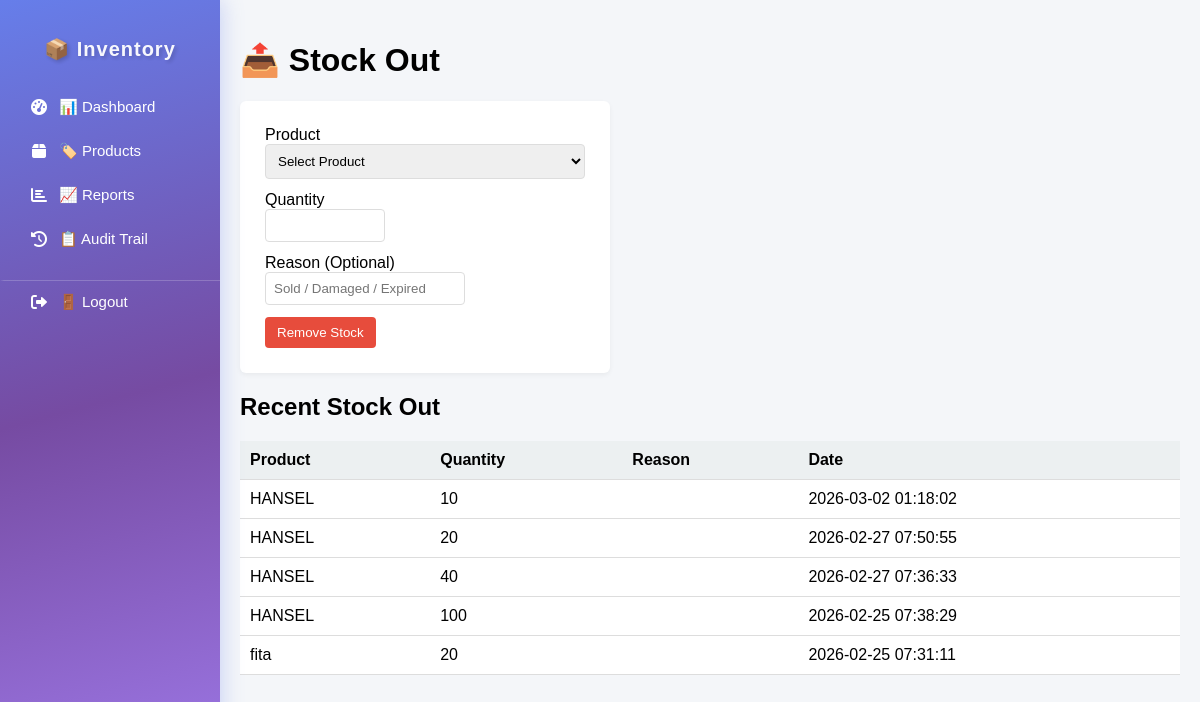
/stock_out.php, run on the app's committed database.
### tables this page shows
CREATE TABLE `stock_movements` (
  `id` int(11) NOT NULL,
  `product_id` int(11) NOT NULL,
  `staff_id` int(11) DEFAULT NULL,
  `supplier_id` int(11) DEFAULT NULL,
  `type` enum('IN','OUT') NOT NULL,
  `quantity` int(11) NOT NULL CHECK (`quantity` > 0),
  `note` varchar(255) DEFAULT NULL,
  `reason` varchar(255) DEFAULT NULL,
  `expiry_date` date DEFAULT NULL,
  `created_at` timestamp NOT NULL DEFAULT current_timestamp()
);

CREATE TABLE `products` (
  `id` int(11) NOT NULL,
  `name` varchar(255) NOT NULL,
  `category_id` int(11) NOT NULL,
  `unit` varchar(50) NOT NULL,
  `min_stock` int(11) DEFAULT 0,
  `created_at` timestamp NOT NULL DEFAULT current_timestamp(),
  `is_active` tinyint(1) DEFAULT 1,
  `expiry_date` date DEFAULT NULL,
  `has_expiry` tinyint(1) DEFAULT 1,
  `image_path` varchar(255) DEFAULT NULL
);

### public/stock_out.php (the view, shortened to what this page needs)
<?php
$db = Database::connect();
$stmt2 = $db->query("
    SELECT sm.*, p.name AS product_name
    FROM stock_movements sm
    JOIN products p ON sm.product_id = p.id
    WHERE sm.type = 'OUT'
    ORDER BY sm.created_at DESC
    LIMIT 5
");
$recent = $stmt2->fetchAll(PDO::FETCH_ASSOC);
?>
<!DOCTYPE html>
<html>
<head>
<link rel="stylesheet" href="assets/css/style.css">
</head>
<body>
<div class="container">
<?php include 'includes/sidebar.php'; ?>
<div class="main">
<h1>📤 Stock Out</h1>
<div class="card">
<form action="../api/remove_stock.php" method="POST">
<label>Product</label>
<select name="product_id" required>
<option value="">Select Product</option>
</select>
<label>Quantity</label>
<input
    type="number"
    name="quantity"
    class="quantity-input"
    required
    min="1"
    max="999"
    inputmode="numeric"
    pattern="[0-9]*"
>
<label>Reason (Optional)</label>
<input
    type="text"
    name="reason"
    class="reason-input"
    placeholder="Sold / Damaged / Expired"
>
<button type="submit" style="display:block;margin-top:10px;">
Remove Stock
</button>
</form>
</div>
<h2>Recent Stock Out</h2>
<table>
<thead>
<tr>
<th>Product</th>
<th>Quantity</th>
<th>Reason</th>
<th>Date</th>
</tr>
</thead>
<tbody>
<?php if(count($recent) > 0): ?>
<?php foreach($recent as $r): ?>
<tr>
<td><?= htmlspecialchars($r['product_name']) ?></td>
<td><?= $r['quantity'] ?></td>
<td><?= htmlspecialchars($r['reason'] ?? '') ?></td>
<td><?= $r['created_at'] ?></td>
</tr>
<?php endforeach; ?>
<?php else: ?>
<tr>
<td colspan="4">No stock-out records yet.</td>
</tr>
<?php endif; ?>
</tbody>
</table>
</div>
</div>
</body>
</html>

### public/assets/css/style.css (style rules this page uses)
* { box-sizing: border-box; }
body { margin: 0; font-family: Arial, sans-serif; background: #f2f4f8; }
.container { display: flex; min-height: 100vh; }
.main { flex: 1; padding: 30px; background: #f2f4f8; }
.card { background: white; padding: 22px; border-radius: 14px; box-shadow: 0 8px 20px rgba(0,0,0,0.06); transition: 0.2s ease; }
table { width: 100%; border-collapse: collapse; }
th, td { padding: 10px; border-bottom: 1px solid #eee; }
th { background: #f4f6f9; text-align: left; }

### public/stock_out.php (style rules this page uses)
body { margin: 0; font-family: Arial; background: #f4f6f9; }
.container { display: flex; min-height: 100vh; }
.main { flex: 1; padding: 20px; background: #f4f6f9; }
.card { background: white; padding: 25px; border-radius: 6px; margin-bottom: 20px; box-shadow: 0 2px 5px rgba(0,0,0,0.05); max-width: 370px; }
input, select { display: block; width: 100%; padding: 8px; margin-bottom: 12px; border-radius: 4px; border: 1px solid #ddd; }
.quantity-input { width: 120px; }
.reason-input { width: 200px; }
button { padding: 8px 12px; background: #e74c3c; color: white; border: none; border-radius: 4px; cursor: pointer; }
table { width: 100%; border-collapse: collapse; background: white; }
th, td { padding: 10px; border-bottom: 1px solid #ddd; }
th { background: #ecf0f1; }

### data on the page
stock_movements: product.name "HANSEL", quantity "10", created_at "2026-03-02 01:18:02"
stock_movements: product.name "HANSEL", quantity "20", created_at "2026-02-27 07:50:55"
stock_movements: product.name "HANSEL", quantity "40", created_at "2026-02-27 07:36:33"
stock_movements: product.name "HANSEL", quantity "100", created_at "2026-02-25 07:38:29"
stock_movements: product.name "fita", quantity "20", created_at "2026-02-25 07:31:11"
